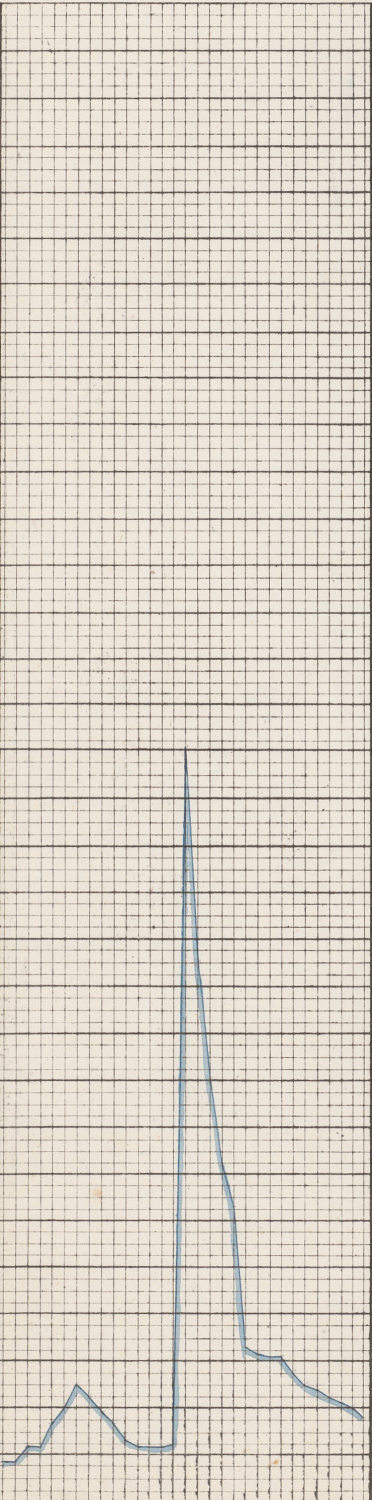
#> input picture tiles 2/1849_01_Jan.jpg, 744 x 3000 px (shown at 1/2 size)
$ python -i curve_extractor.py   (imports and definitions only)
#> lines starting #> are read from the running program, lines starting #| are printed output that depends on the picture; after the words box and inside, x2 and y2 are one past the last pixel; in counts of white or black regions, pixels touching at a corner belong together
"""
Multi-era hydrograph curve extractor for ICE LEVEL DATASET tiles.

Usage:
    python curve_extractor.py 1849_01_Jan.jpg                 # single tile
    python curve_extractor.py --batch tiles_dir/ --out results/

Output per tile:
    <stem>_mask.png     — binary curve mask (white = curve pixels)
    <stem>_curve.json   — {"year":…, "month":…, "era":…, "grid_py":…,
                           "centerline": [[x, y], …],  (px; NaN gaps)
                           "coverage": 0.0–1.0, "confidence": 0.0–1.0}

The key challenges solved here
───────────────────────────────
 • 1835–1839: blue ink faded to near-zero; colour threshold detects ~0% blue.
   Solution: Retinex-style local background subtraction + hue-range fallback.
 • 1872–1878: stage-ruling spacing is 16 px instead of 24 px.
   Solution: grid-spacing auto-detection; all downstream calibration is relative.
 • Grid interference: printed rules cross the curve.
   Solution: morphological long-line extraction then masking.
 • Wash bleed: broad low-saturation halo around the curve.
   Solution: post-process with connected-component selection, not raw dilation.

Dependencies: numpy, opencv-python, Pillow
"""

from __future__ import annotations

import argparse
import json
import math
import sys
from pathlib import Path
from typing import NamedTuple

import cv2
import numpy as np
from PIL import Image


# ── Era constants ──────────────────────────────────────────────────────────────

class Era(NamedTuple):
    name: str
    grid_py: float       # measured stage-ruling spacing (px)
    grid_px: float       # measured day spacing (px)
    blue_strict: bool    # True if blue ink is legible without Retinex


ERA_FINE_GRID   = "1872-1878"
ERA_STANDARD    = "standard"
ERA_FADED       = "faded"       # 1835-1839 (ink too pale for colour threshold)

# ── Helpers ────────────────────────────────────────────────────────────────────

def _load_rgb(path: Path) -> np.ndarray:
    """Load image as uint8 H×W×3 RGB."""
    img = Image.open(path).convert("RGB")
    return np.asarray(img, dtype=np.uint8)


def _to_gray(rgb: np.ndarray) -> np.ndarray:
    """Standard luminance, 0–255 float32."""
    return cv2.cvtColor(rgb, cv2.COLOR_RGB2GRAY).astype(np.float32)


def _paper_contrast(gray: np.ndarray) -> np.ndarray:
    """
    Convert brightness to 'darkness above paper'.
    Uses a large Gaussian to estimate local paper tone, then returns
    how much darker each pixel is.  Result is 0–255 float32.
    """
    bg = cv2.GaussianBlur(gray, (0, 0), sigmaX=31, sigmaY=31)
    contrast = np.clip(bg - gray, 0, 255).astype(np.float32)
    return contrast


# ── Era / grid detection ────────────────────────────────────────────────────────

def detect_grid_spacing(gray: np.ndarray) -> tuple[float, float]:
    """
    Return (grid_py, grid_px): typical horizontal-ruling spacing (rows)
    and vertical-ruling spacing (cols) in pixels, measured from the tile.

    Uses autocorrelation of the median profile; robust to missing lines.
    """
    H, W = gray.shape

    def _autocorr_peak(profile: np.ndarray, lo: int = 10, hi: int = 45) -> float:
        sig = profile.astype(float) - profile.mean()
        ac = np.correlate(sig, sig, "full")[len(sig) - 1:]
        segment = ac[lo : hi + 1]
        if segment.size == 0:
            return 24.0
        return float(lo + np.argmax(segment))

    # Use middle 50% of the image to avoid borders
    y0, y1 = H // 4, 3 * H // 4
    x0, x1 = W // 4, 3 * W // 4

    row_prof = np.median(gray[y0:y1, x0:x1], axis=1)
    col_prof = np.median(gray[y0:y1, x0:x1], axis=0)

    grid_py = _autocorr_peak(row_prof, lo=10, hi=45)
    grid_px = _autocorr_peak(col_prof, lo=18, hi=30)

    return grid_py, grid_px


FADED_YEARS     = {1835, 1836, 1837, 1839}
FINE_GRID_YEARS = {1872, 1873, 1877, 1878}


def classify_era(grid_py: float, blue_pct: float, year: int | None = None) -> str:
    """
    Assign an era label.  Year-based classification is authoritative when
    year is known; grid_py and blue_pct serve as fallbacks for unknown years.
    """
    if grid_py < 20:
        return ERA_FINE_GRID
    if year is not None:
        if year in FADED_YEARS:
            return ERA_FADED
        if year in FINE_GRID_YEARS:
            return ERA_FINE_GRID
        return ERA_STANDARD
    # Year unknown — fall back to Retinex blue_pct heuristic
    if blue_pct < 0.015:
        return ERA_FADED
    return ERA_STANDARD


def measure_blue_pct(rgb: np.ndarray) -> float:
    """
    Return fraction of pixels that are locally bluer than their neighbourhood.

    Historical scans have warm (yellowish) paper: absolute B < R everywhere.
    We use a Retinex-style measure: pixels where B is high relative to the
    local background B, and B-channel relative excess exceeds R-channel excess.
    This works across all eras including faded tiles.
    """
    b = rgb[..., 2].astype(np.float32)
    r = rgb[..., 0].astype(np.float32)

    blur_b = cv2.GaussianBlur(b, (0, 0), sigmaX=61, sigmaY=61)
    blur_r = cv2.GaussianBlur(r, (0, 0), sigmaX=61, sigmaY=61)

    with np.errstate(divide="ignore", invalid="ignore"):
        rel_b = b / np.maximum(blur_b, 1.0)
        rel_r = r / np.maximum(blur_r, 1.0)

    mask = (rel_b - rel_r) > 0.04   # locally bluer than red
    return float(mask.mean())


# ── Grid removal ───────────────────────────────────────────────────────────────

def build_grid_mask(gray: np.ndarray, grid_py: float, grid_px: float) -> np.ndarray:
    """
    Return a uint8 binary mask (255 = grid pixel) by extracting long horizontal
    and vertical lines via morphological opening.

    The structuring element is 10× the grid spacing to target only lines that
    span many cells — the printed ruling, not the hand-drawn curve.
    """
    ink = (255 - gray.astype(np.uint8))  # invert: dark → bright

    h_len = max(5, int(grid_px * 10))
    v_len = max(5, int(grid_py * 10))

    h_kernel = cv2.getStructuringElement(cv2.MORPH_RECT, (h_len, 1))
    v_kernel = cv2.getStructuringElement(cv2.MORPH_RECT, (1, v_len))

    h_lines = cv2.morphologyEx(ink, cv2.MORPH_OPEN, h_kernel)
    v_lines = cv2.morphologyEx(ink, cv2.MORPH_OPEN, v_kernel)

    grid = np.maximum(h_lines, v_lines)

    # Slight dilation to absorb pixels adjacent to grid lines
    dil = cv2.getStructuringElement(cv2.MORPH_RECT, (3, 3))
    grid = cv2.dilate(grid, dil, iterations=1)

    # Threshold at 100 — paper background ink values sit ~50–70 (gray≈190–205);
    # actual dark grid lines produce ink values > 100. Using 20 would flag the
    # entire paper background as grid.
    return (grid > 100).astype(np.uint8) * 255


# ── Colour segmentation ────────────────────────────────────────────────────────

def segment_curve_color(rgb: np.ndarray, era: str, gray: np.ndarray) -> np.ndarray:
    """
    Return a uint8 binary mask (255 = likely curve pixel) using colour cues.

    For ERA_FADED (1835-1839): blue ink is too pale for direct detection.
    Strategy: Retinex (local background subtraction) in HSV space.
    For ERA_STANDARD / ERA_FINE_GRID: direct blue-channel dominance.
    """
    r = rgb[..., 0].astype(np.int16)
    g = rgb[..., 1].astype(np.int16)
    b = rgb[..., 2].astype(np.int16)

    # All eras use Retinex (local background normalisation).
    # Historical scans have warm/yellowed paper (R > B globally), so absolute
    # blue-channel dominance never works.  We instead look for pixels that are
    # locally bluer and darker than their neighbourhood.
    #
    # ERA_FADED (1835–1839): ink is very pale — use a looser threshold.
    # ERA_STANDARD / ERA_FINE_GRID: ink is clearer — tighter threshold to
    #   reduce false positives on paper texture.

    blur_r = cv2.GaussianBlur(rgb[..., 0].astype(np.float32), (0, 0), 61)
    blur_g = cv2.GaussianBlur(rgb[..., 1].astype(np.float32), (0, 0), 61)
    blur_b = cv2.GaussianBlur(rgb[..., 2].astype(np.float32), (0, 0), 61)

    with np.errstate(divide="ignore", invalid="ignore"):
        rel_b = b.astype(float) / np.maximum(blur_b, 1)
        rel_r = r.astype(float) / np.maximum(blur_r, 1)
        rel_g = g.astype(float) / np.maximum(blur_g, 1)
        blue_rel = rel_b - 0.5 * rel_r - 0.5 * rel_g

    contrast = _paper_contrast(gray)

    # Use the same thresholds for every era: historical scans are warm-toned
    # (paper R > B) throughout, so aggressive Retinex is needed everywhere.
    # Era differences are captured in the confidence score, not in detection.
    retinex_thr  = 0.04
    contrast_thr = 4.0

    mask = (blue_rel > retinex_thr) & (contrast > contrast_thr)

    # Hue fallback: blue-cyan range in HSV (hue 88–135 in OpenCV 0–180 scale)
    hsv = cv2.cvtColor(rgb, cv2.COLOR_RGB2HSV)
    h_ch = hsv[..., 0].astype(np.int16)
    s_ch = hsv[..., 1].astype(np.int16)
    hue_blue = (h_ch >= 88) & (h_ch <= 135) & (s_ch > 15) & (contrast > 3.0)
    mask = mask | hue_blue

    return (mask.astype(np.uint8) * 255)


# ── Component selection ─────────────────────────────────────────────────────────

def _x_coverage(comp_pixels: np.ndarray, W: int) -> float:
    """Fraction of x-columns occupied by this component."""
    if comp_pixels.shape[0] == 0:
        return 0.0
    xs = np.unique(comp_pixels[:, 1])
    return len(xs) / W


def _continuity(comp_pixels: np.ndarray, W: int) -> float:
    """
    Fraction of occupied x-columns that have a neighbour within 3 columns.
    Measures how 'connected' the component is across the x-axis.
    """
    if comp_pixels.shape[0] == 0:
        return 0.0
    xs = set(np.unique(comp_pixels[:, 1]).tolist())
    n = sum(1 for x in xs if (x - 1) in xs or (x + 1) in xs or (x - 2) in xs or (x + 2) in xs)
    return n / max(len(xs), 1)


def _position_prior(comp_pixels: np.ndarray, H: int) -> float:
    """
    Returns 1.0 if the component centroid is in the lower 70% of the image
    (where the hydrograph curve normally sits), falling to 0.0 at the top.
    """
    if comp_pixels.shape[0] == 0:
        return 0.0
    cy = comp_pixels[:, 0].mean() / H
    # Favour: 0.3 < cy < 0.95
    if cy < 0.3:
        return max(0.0, cy / 0.3)
    return 1.0


def select_curve_component(raw_mask: np.ndarray, grid_mask: np.ndarray, grid_px: float = 24.0) -> np.ndarray:
    """
    Remove grid pixels from raw_mask, then find connected components and return
    a refined binary mask containing only the best hydrograph-curve component(s).

    Components are scored on:
      • x-coverage (should span >40% of tile width)
      • continuity  (should be a connected path, not scattered dots)
      • position prior (should sit in the lower image region)
      • size penalty (too small = noise; too large = grid residue)

    Returns uint8 binary mask (255 = curve).
    """
    H, W = raw_mask.shape

    # Remove grid
    candidate = raw_mask.copy()
    candidate[grid_mask > 0] = 0

    # Horizontal morphological closing reconnects curve segments that the
    # grid removal split apart.  Kernel is ~1 grid-cell wide so it bridges
    # gaps between day-rulings without merging unrelated blobs.
    close_w = max(5, int(grid_px * 1.5))
    h_close = cv2.getStructuringElement(cv2.MORPH_RECT, (close_w, 1))
    candidate = cv2.morphologyEx(candidate, cv2.MORPH_CLOSE, h_close)

    # Also a small vertical close for 2-pixel-wide curves
    v_close = cv2.getStructuringElement(cv2.MORPH_RECT, (1, 3))
    candidate = cv2.morphologyEx(candidate, cv2.MORPH_CLOSE, v_close)

    # Connected components
    num, labels, stats, _ = cv2.connectedComponentsWithStats(candidate, connectivity=8)

    if num <= 1:
        return np.zeros_like(raw_mask)

    best_score = -1.0
    best_label = -1

    min_size = W // 2  # at least one pixel per 2 columns (handles ice gaps)

    for lab in range(1, num):
        area = stats[lab, cv2.CC_STAT_AREA]
        if area < min_size:
            continue
        ys, xs = np.where(labels == lab)
        pts = np.stack([ys, xs], axis=1)

        cov  = _x_coverage(pts, W)
        cont = _continuity(pts, W)
        pos  = _position_prior(pts, H)
        size_norm = min(area / (W * H * 0.02), 1.0)  # cap at 2% of tile

        score = cov * 0.5 + cont * 0.3 + pos * 0.1 + size_norm * 0.1

        if score > best_score and cov > 0.15:
            best_score = score
            best_label = lab

    if best_label < 0:
        return np.zeros_like(raw_mask)

    out = np.zeros_like(raw_mask)
    out[labels == best_label] = 255
    return out


# ── Centerline extraction ──────────────────────────────────────────────────────

def extract_centerline(
    curve_mask: np.ndarray,
    H: int, W: int,
) -> tuple[list[tuple[int, float | None]], float]:
    """
    For each x-column, compute the y-centroid of curve pixels.
    Returns:
        centerline: list of (x, y) with y=None where the curve is absent
        coverage:   fraction of columns with a detected point
    """
    centerline: list[tuple[int, float | None]] = []
    present = 0

    for x in range(W):
        col = curve_mask[:, x]
        ys = np.where(col > 0)[0]
        if ys.size == 0:
            centerline.append((x, None))
        else:
            cy = float(ys.mean())
            centerline.append((x, cy))
            present += 1

    # Median-filter the y-values to suppress single-pixel spikes
    raw_ys = np.array([y if y is not None else np.nan for _, y in centerline], dtype=float)
    valid = ~np.isnan(raw_ys)
    if valid.sum() > 10:
        smoothed = raw_ys.copy()
        win = 7
        for i in range(W):
            lo = max(0, i - win // 2)
            hi = min(W, i + win // 2 + 1)
            seg = raw_ys[lo:hi]
            seg = seg[~np.isnan(seg)]
            if seg.size > 0:
                smoothed[i] = float(np.median(seg))
        raw_ys = smoothed

    centerline = [
        (x, None if np.isnan(raw_ys[x]) else round(float(raw_ys[x]), 1))
        for x in range(W)
    ]
    coverage = present / W
    return centerline, coverage


# ── Confidence scoring ─────────────────────────────────────────────────────────

def score_confidence(coverage: float, era: str, blue_pct: float) -> float:
    """
    Heuristic confidence 0–1 for the extraction quality.
      • High coverage + good era  → high confidence
      • Faded era + low coverage  → low confidence
    """
    base = coverage
    if era == ERA_FADED:
        base *= 0.7
    elif era == ERA_FINE_GRID:
        base *= 0.9
    if blue_pct < 0.05:
        base *= 0.6
    return round(min(base, 1.0), 3)


# ── Top-level API ──────────────────────────────────────────────────────────────

def extract_curve(
    tile_path: Path,
    *,
    year: int | None = None,
    month: int | None = None,
    save_mask: bool = True,
    out_dir: Path | None = None,
) -> dict:
    """
    Full extraction pipeline for a single tile.

    Returns a dict with:
        era, grid_py, grid_px, blue_pct, coverage, confidence,
        centerline: [[x, y_or_null], …]
    Saves <stem>_mask.png if save_mask=True.
    """
#> called with tile_path = 'tiles 2/1849_01_Jan.jpg', save_mask = True
    tile_path = Path(tile_path)
    rgb = _load_rgb(tile_path)
#> in _load_rgb, img is the input picture: PIL image 744x3000 RGB; mean R, G, B 217.9, 210.4, 199.6
    H, W = rgb.shape[:2]
    gray = _to_gray(rgb)

    # 1. Measure grid + era
    grid_py, grid_px = detect_grid_spacing(gray)
#> in detect_grid_spacing, `row_prof = np.median(gray[y0:y1, x0:x1], axis=1)`: row_prof = 1500 values, max 232 at index 113, min 79 at index 846, mean 219.4
#> in detect_grid_spacing, `col_prof = np.median(gray[y0:y1, x0:x1], axis=0)`: col_prof = 372 values, max 231 at index 15, min 132 at index 42, mean 221.6
#> in _autocorr_peak, `sig = profile.astype(float) - profile.mean()`: sig = 1500 values, max 12.59 at index 113, min -140.4 at index 846, mean 4.68e-06
#> in _autocorr_peak, `ac = np.correlate(sig, sig, "full")[len(sig) - 1:]`: ac = 1500 values, max 1126452.9 at index 0, min -163434.9 at index 36, mean 375.5
#> in _autocorr_peak, `segment = ac[lo : hi + 1]`: segment = 36 values, max 439024.6 at index 14, min -163434.9 at index 26, mean -40209.7
#> in detect_grid_spacing, `grid_py = _autocorr_peak(row_prof, lo=10, hi=45)`: grid_py = 24
#> grid_py = 24; grid_px = 24
    blue_pct = measure_blue_pct(rgb)
#> in measure_blue_pct, `blur_r = cv2.GaussianBlur(r, (0, 0), sigmaX=61, sigmaY=61)`:
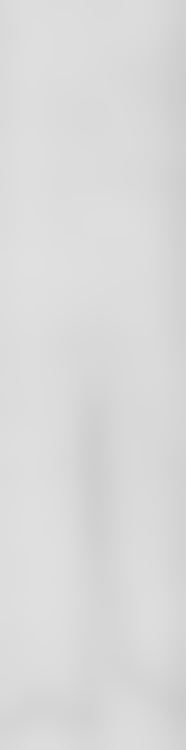
#> blur_r: shape (3000, 744) float32 (shown at 1/4 size); min 204.1, max 224.4, mean 218.1
#> in measure_blue_pct, `rel_b = b / np.maximum(blur_b, 1.0)`:
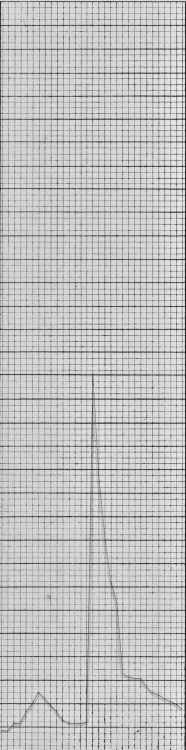
#> rel_b: shape (3000, 744) float32 (shown at 1/4 size); min 0.214, max 1.25, mean 0.999; drawn with min black and max white
#> in measure_blue_pct, `mask = (rel_b - rel_r) > 0.04`:
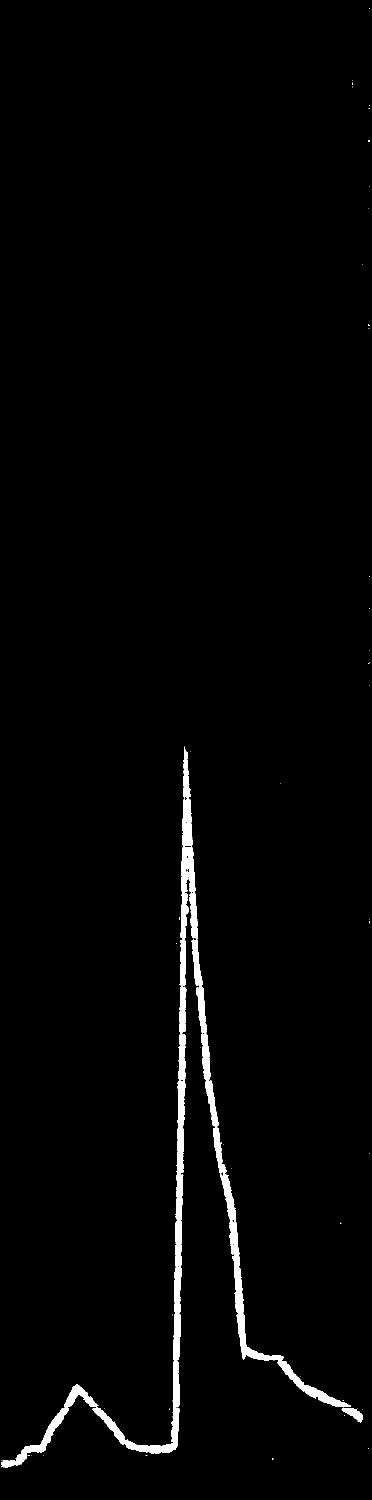
#> mask: shape (3000, 744) bool (shown at 1/2 size); 1.8% white; 48 white regions (45 under 20 px), largest, box (x1, y1, x2, y2) and area: (185, 1493, 702, 2907) 35228, (2, 2768, 197, 2935) 3830, (683, 2816, 726, 2845) 603
#> blue_pct = 0.0178
    era = classify_era(grid_py, blue_pct, year=year)
#> era = 'standard'

    # 2. Build grid mask
    grid_mask = build_grid_mask(gray, grid_py, grid_px)
#> in build_grid_mask, `ink = (255 - gray.astype(np.uint8))`:
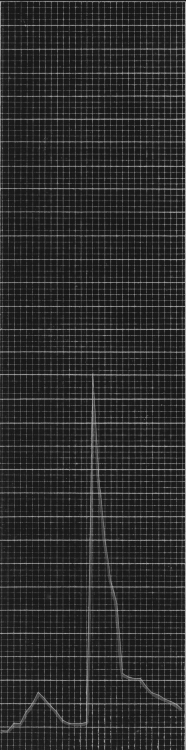
#> ink: shape (3000, 744) (shown at 1/4 size); min 7, max 205, mean 43.7
#> in build_grid_mask, `h_len = max(5, int(grid_px * 10))`: h_len = 240
#> in build_grid_mask, `v_kernel = cv2.getStructuringElement(cv2.MORPH_RECT, (1, v_len))`: v_kernel = 240 values from 1 to 1

    # 3. Colour segmentation
    raw_mask = segment_curve_color(rgb, era, gray)
#> in segment_curve_color, `blue_rel = rel_b - 0.5 * rel_r - 0.5 * rel_g`:
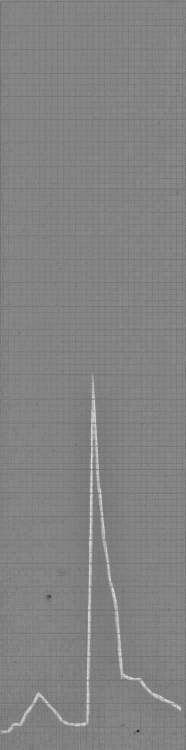
#> blue_rel: shape (3000, 744) float64 (shown at 1/4 size); min -0.281, max 0.265, mean -1.38e-05; drawn with min black and max white
#> in segment_curve_color, `h_ch = hsv[..., 0].astype(np.int16)`:
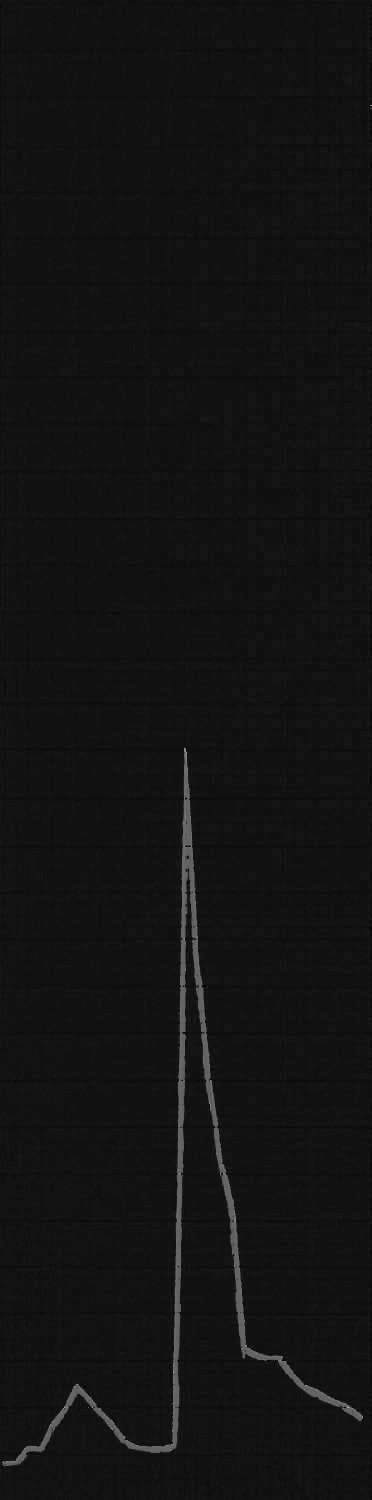
#> h_ch: shape (3000, 744) int16 (shown at 1/2 size); min 0, max 177, mean 18.7
#> (the rest of the program and of its run is left out)
